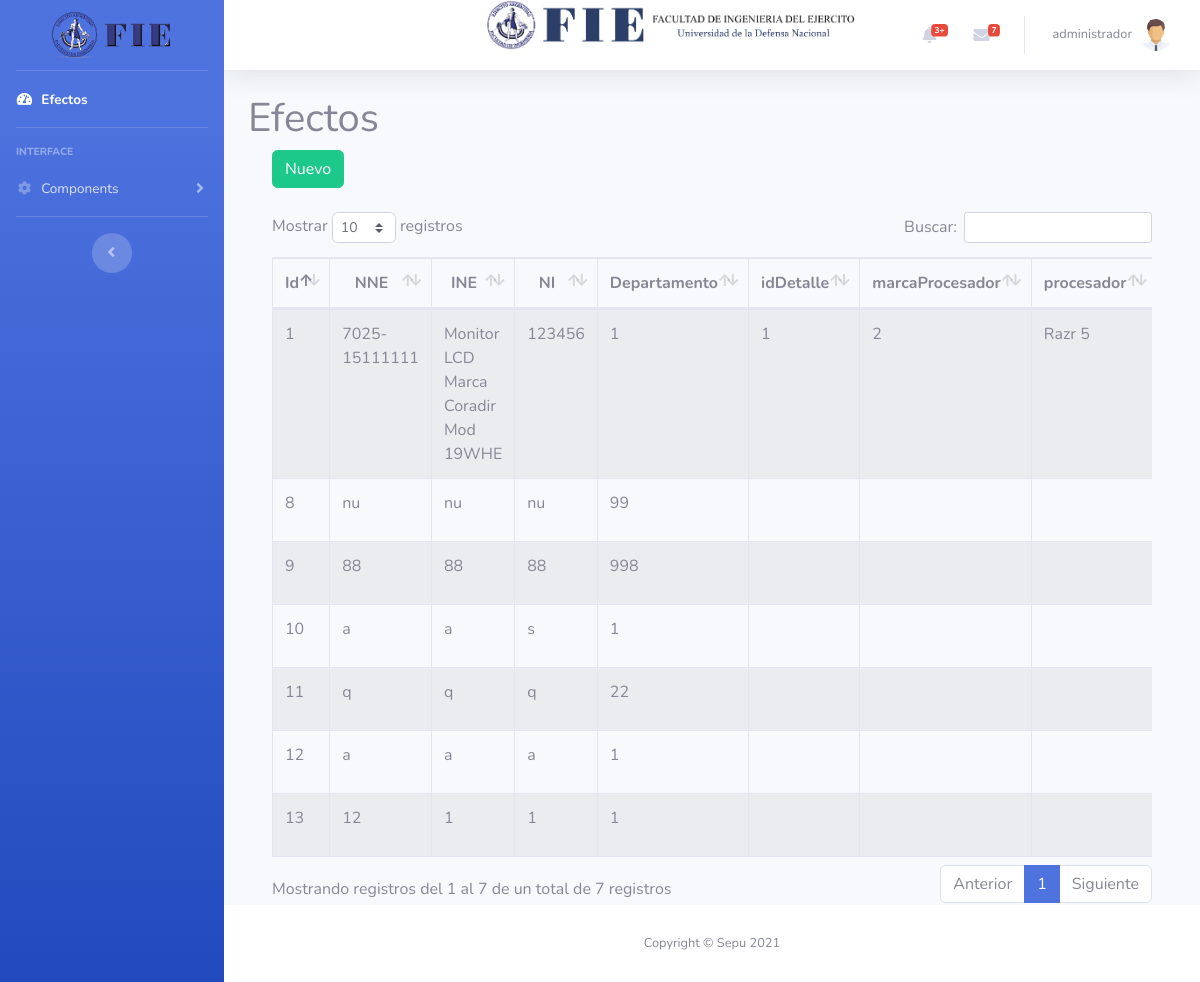
/efectos/efectos/index.php (signed in), run on the app's committed database.
### tables this page shows
CREATE TABLE `efectos` (
  `id` int(11) NOT NULL,
  `NNE` varchar(20) DEFAULT NULL,
  `INE` varchar(100) DEFAULT NULL,
  `NI` varchar(20) DEFAULT NULL,
  `nroProntuario` varchar(50) DEFAULT NULL,
  `dpto` int(11) DEFAULT NULL,
  `activo` int(11) NOT NULL
);

CREATE TABLE `detallecomputadora` (
  `idDetalle` int(11) NOT NULL,
  `marcaProcesador` varchar(10) NOT NULL,
  `procesador` varchar(100) NOT NULL,
  `ram` int(11) NOT NULL,
  `tipoDisco` int(11) NOT NULL,
  `capacidadDisco` int(11) NOT NULL,
  `medidaCapacidad` int(11) NOT NULL,
  `sistemaOperativo` varchar(100) NOT NULL,
  `observaciones` varchar(250) NOT NULL,
  `activo` int(11) NOT NULL
);

### efectos/efectos/index.php (the view, shortened to what this page needs)
<?php require_once "vistas/parte_superior.php" ?>
<div class="container">
    <h1>Efectos</h1>
    <?php
    $objeto = new Conexion();
    $conexion = $objeto->Conectar();
    $consulta = "SELECT * FROM efectos LEFT JOIN detallecomputadora ON efectos.id=detallecomputadora.idDetalle WHERE efectos.activo=0";
    $resultado = $conexion->prepare($consulta);
    $resultado->execute();
    $data = $resultado->fetchAll(PDO::FETCH_ASSOC);
    ?>
    <div class="container">
        <div class="row">
            <div class="col-lg-12">
                <button id="btnNuevo" type="button" class="btn btn-success" data-toggle="modal">Nuevo</button>
            </div>
        </div>
    </div>
    <br>
    <div class="container">
        <div class="row">
            <div class="col-lg-12">
                <div class="table-responsive">
                    <table id="tablaPersonas" class="table table-striped table-bordered table-condensed" style="width:100%">
                        <thead class="text-center">
                            <tr>
                                <th>Id</th>
                                <th>NNE</th>
                                <th>INE</th>
                                <th>NI</th>
                                <th>Departamento</th>
                                <th class="oculto">idDetalle</th>
                                <th class="oculto">marcaProcesador</th>
                                <th class="oculto">procesador</th>
                            </tr>
                        </thead>
                        <tbody>
                            <?php
                            foreach ($data as $dat) {
                            ?>
                                <tr>
                                    <td><?php echo $dat['id'] ?></td>
                                    <td><?php echo $dat['NNE'] ?></td>
                                    <td><?php echo $dat['INE'] ?></td>
                                    <td><?php echo $dat['NI'] ?></td>
                                    <td><?php echo $dat['dpto'] ?></td>
                                    <td class="oculto"><?php echo $dat['idDetalle'] ?></td>
                                    <td class="oculto"><?php echo $dat['marcaProcesador'] ?></td>
                                    <td class="oculto"><?php echo $dat['procesador'] ?></td>
                                </tr>
                            <?php
                            }
                            ?>
                        </tbody>
                    </table>
                </div>
            </div>
        </div>
    </div>
</div>
<?php require_once "vistas/parte_inferior.php" ?>

### data on the page
efectos: id "1", NNE "7025-15111111", INE "Monitor LCD Marca Coradir Mod 19WHE", NI "123456", dpto "1", detallecomputadora.idDetalle "1", detallecomputadora.marcaProcesador "2", detallecomputadora.procesador "Razr 5"
efectos: id "8", NNE "nu", INE "nu", NI "nu", dpto "99"
efectos: id "9", NNE "88", INE "88", NI "88", dpto "998"
efectos: id "10", NNE "a", INE "a", NI "s", dpto "1"
efectos: id "11", NNE "q", INE "q", NI "q", dpto "22"
efectos: id "12", NNE "a", INE "a", NI "a", dpto "1"
efectos: id "13", NNE "12", INE "1", NI "1", dpto "1"

### other printed values
$_SESSION["s_usuario"] "administrador"
